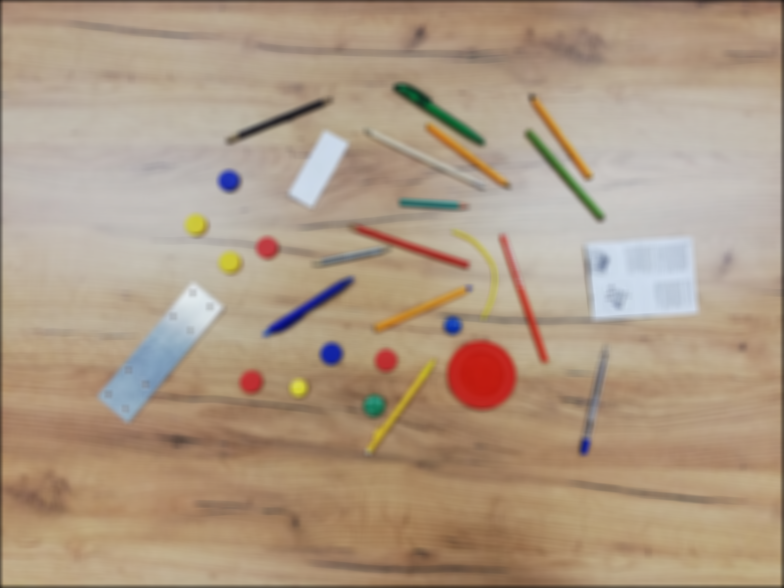
%> input picture lab4/prepared/imgBlurRGBSmall.png, 784 x 588 px
$ octave prepareImage.m   (GNU Octave 9; MATLAB toolbox functions it lacks are replaced by stand-ins)
%> lines starting %> are read from the running program, lines starting %| are printed output that depends on the picture; in (x1, y1, x2, y2) boxes, pixels count from 0 and x2, y2 are one past the last pixel; in counts of white or black regions, pixels touching at a corner belong together; the program's own positions count from 1
%> further down, imgRGB is the input picture: size 588x784x3 uint8; mean R, G, B 173.9, 153.3, 131.9
### lab4/objectsRecognition/createMask.m
function [BW,maskedRGBImage] = createMask(RGB)
%createMask  Threshold RGB image using auto-generated code from colorThresholder app.
%  [BW,MASKEDRGBIMAGE] = createMask(RGB) thresholds image RGB using
%  auto-generated code from the colorThresholder app. The colorspace and
%  range for each channel of the colorspace were set within the app. The
%  segmentation mask is returned in BW, and a composite of the mask and
%  original RGB images is returned in maskedRGBImage.

% Auto-generated by colorThresholder app on 03-Jun-2019
%------------------------------------------------------


% Convert RGB image to chosen color space
I = rgb2hsv(RGB);
%> I: size 588x784x3 double; mean H, S, V 0.112, 0.265, 0.689

% Define thresholds for channel 1 based on histogram settings
channel1Min = 0.045;
channel1Max = 0.126;

% Define thresholds for channel 2 based on histogram settings
channel2Min = 0.000;
channel2Max = 0.500;

% Define thresholds for channel 3 based on histogram settings
channel3Min = 0.000;
channel3Max = 1.000;

% Create mask based on chosen histogram thresholds
sliderBW = (I(:,:,1) >= channel1Min ) & (I(:,:,1) <= channel1Max) & ...
    (I(:,:,2) >= channel2Min ) & (I(:,:,2) <= channel2Max) & ...
    (I(:,:,3) >= channel3Min ) & (I(:,:,3) <= channel3Max);
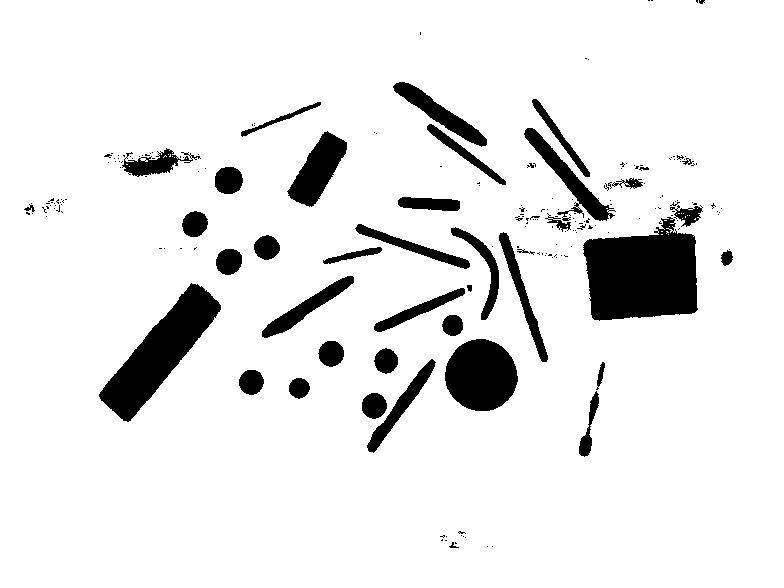
%> sliderBW: size 588x784 logical; 90.9% white; 209 black regions (168 under 20 px), largest, box (x1, y1, x2, y2) and area: (583, 217, 698, 321) 8948, (99, 283, 221, 422) 6211, (445, 339, 518, 411) 4062
BW = sliderBW;

% Invert mask
BW = ~BW;

% Initialize output masked image based on input image.
maskedRGBImage = RGB;

% Set background pixels where BW is false to zero.
maskedRGBImage(repmat(~BW,[1 1 3])) = 0;
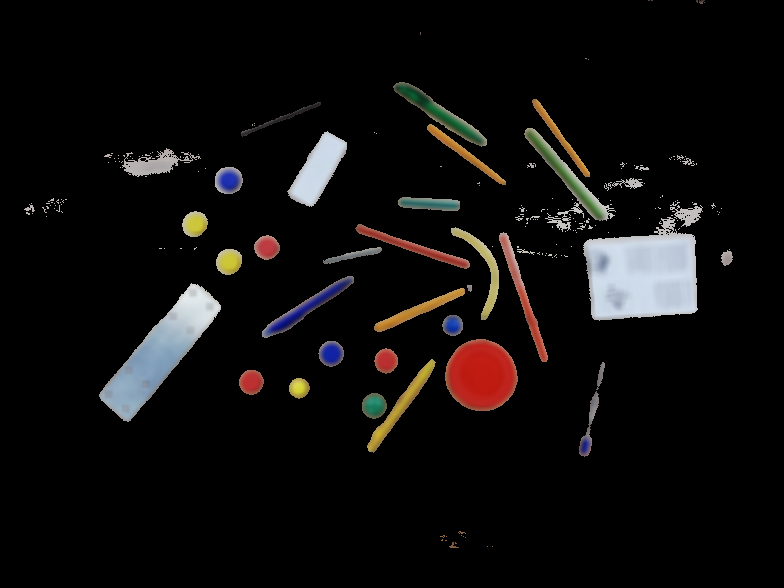
%> maskedRGBImage: size 588x784x3 uint8; mean R, G, B 14.9, 13.3, 12.7

end

### lab4/objectsRecognition/segmentImage.m
function [BW,maskedImage] = segmentImage(RGB,MASK)
%segmentImage Segment image using auto-generated code from imageSegmenter app
%  [BW,MASKEDIMAGE] = segmentImage(RGB,MASK) segments image RGB using
%  auto-generated code from the imageSegmenter app. The final segmentation
%  is returned in BW, and a masked image is returned in MASKEDIMAGE.

% Auto-generated by imageSegmenter app on 04-Jun-2019
%----------------------------------------------------


% Convert RGB image into L*a*b* color space.
X = rgb2lab(RGB);
%> X: size 588x784x3 double; mean of channels 1, 2, 3 5.7, 0.7, 0.7

% Create empty mask.
BW = false(size(X,1),size(X,2));

% Load Mask
BW = MASK;

% Flood fill
row = 166;
column = 146;
tolerance = 5.000000e-02;
normX = sum((X - X(row,column,:)).^2,3);
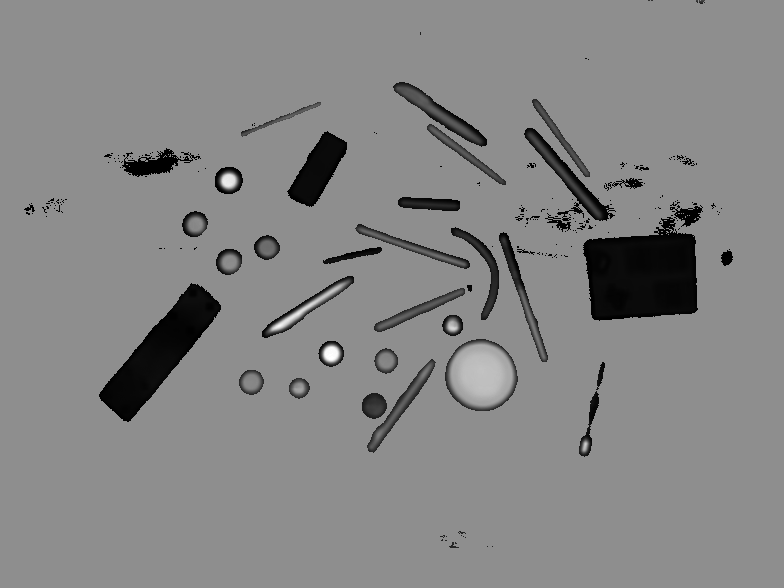
%> normX: size 588x784 double; min 0, max 8810.2, mean 4615.2; drawn with min black and max white
normX = mat2gray(normX);
addedRegion = grayconnected(normX, row, column, tolerance);
%> addedRegion: size 588x784 logical; 0.2% white; 1 white region, box (x1, y1, x2, y2) and area: (122, 148, 201, 177) 925
BW = BW | addedRegion;

% Invert mask
BW = imcomplement(BW);

% Flood fill
row = 167;
column = 143;
tolerance = 5.000000e-02;
normX = sum((X - X(row,column,:)).^2,3);
normX = mat2gray(normX);
addedRegion = grayconnected(normX, row, column, tolerance);
BW = BW | addedRegion;

% Flood fill
row = 215;
column = 696;
tolerance = 5.000000e-02;
normX = sum((X - X(row,column,:)).^2,3);
normX = mat2gray(normX);
addedRegion = grayconnected(normX, row, column, tolerance);
%> addedRegion: size 588x784 logical; 0.07% white; 1 white region, box (x1, y1, x2, y2) and area: (670, 205, 703, 227) 340
BW = BW | addedRegion;

% Flood fill
row = 182;
column = 637;
tolerance = 5.000000e-02;
normX = sum((X - X(row,column,:)).^2,3);
normX = mat2gray(normX);
addedRegion = grayconnected(normX, row, column, tolerance);
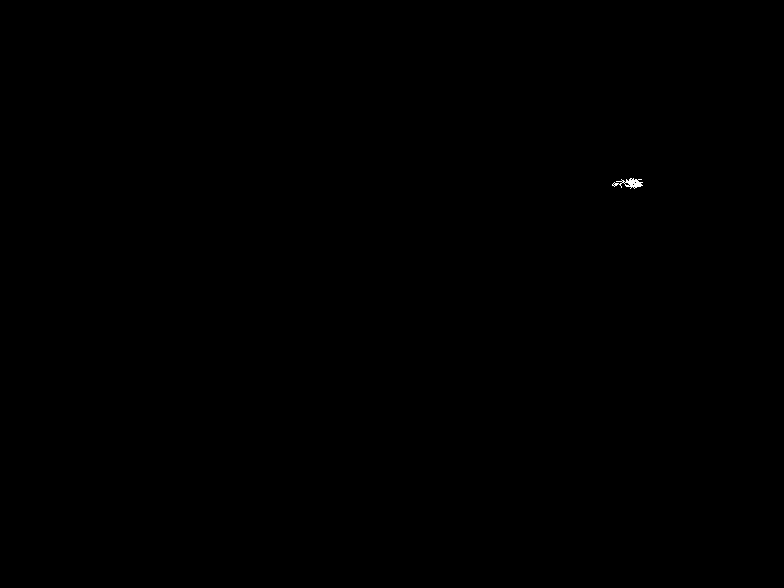
%> addedRegion: size 588x784 logical; 0.03% white; 1 white region, box (x1, y1, x2, y2) and area: (612, 178, 643, 189) 156
BW = BW | addedRegion;

% Flood fill
row = 258;
column = 731;
tolerance = 5.000000e-02;
normX = sum((X - X(row,column,:)).^2,3);
normX = mat2gray(normX);
addedRegion = grayconnected(normX, row, column, tolerance);
%> addedRegion: size 588x784 logical; 0.03% white; 1 white region, box (x1, y1, x2, y2) and area: (721, 250, 733, 266) 134
BW = BW | addedRegion;

% Flood fill
row = 209;
column = 30;
tolerance = 5.000000e-02;
normX = sum((X - X(row,column,:)).^2,3);
normX = mat2gray(normX);
addedRegion = grayconnected(normX, row, column, tolerance);
%> addedRegion: size 588x784 logical; 0.01% white in thin lines or dots, all inside (x1, y1, x2, y2) = (24, 204, 35, 212)
BW = BW | addedRegion;

% Flood fill
row = 226;
column = 564;
tolerance = 5.000000e-02;
normX = sum((X - X(row,column,:)).^2,3);
normX = mat2gray(normX);
addedRegion = grayconnected(normX, row, column, tolerance);
%> addedRegion: size 588x784 logical; 0.03% white; 1 white region, box (x1, y1, x2, y2) and area: (545, 213, 571, 232) 142
BW = BW | addedRegion;

% Flood fill
row = 211;
column = 578;
tolerance = 5.000000e-02;
normX = sum((X - X(row,column,:)).^2,3);
normX = mat2gray(normX);
addedRegion = grayconnected(normX, row, column, tolerance);
%> addedRegion: size 588x784 logical; 0.04% white in thin lines or dots, all inside (x1, y1, x2, y2) = (557, 187, 596, 221)
BW = BW | addedRegion;

% Flood fill
row = 232;
column = 665;
tolerance = 1.000000e-02;
normX = sum((X - X(row,column,:)).^2,3);
normX = mat2gray(normX);
addedRegion = grayconnected(normX, row, column, tolerance);
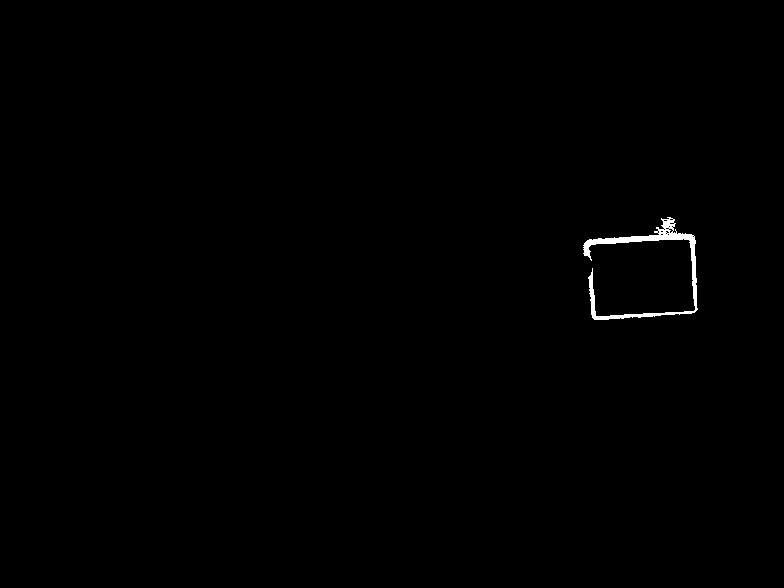
%> addedRegion: size 588x784 logical; 0.38% white; 1 white region, box (x1, y1, x2, y2) and area: (583, 217, 698, 320) 1731
BW = BW | addedRegion;
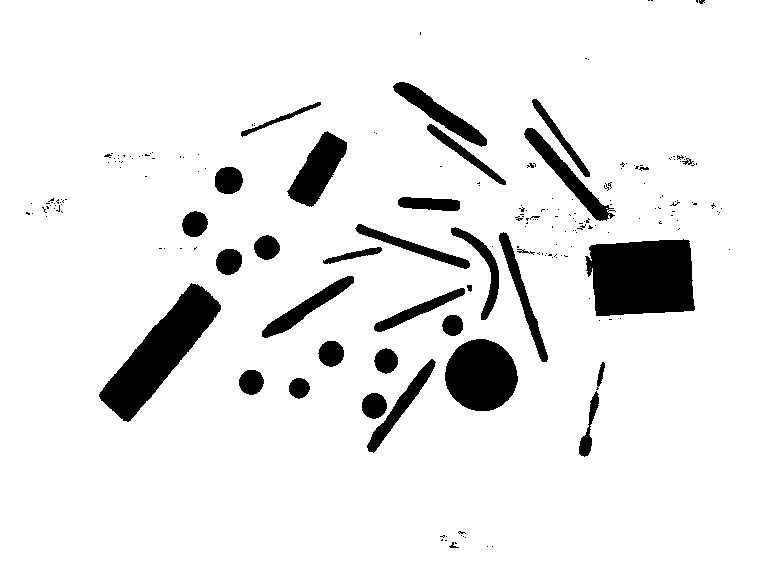
%> BW: size 588x784 logical; 91.7% white; 207 black regions (172 under 20 px), largest, box (x1, y1, x2, y2) and area: (585, 239, 695, 316) 7211, (99, 283, 221, 422) 6211, (445, 339, 518, 411) 4062

% Invert mask
BW = imcomplement(BW);

% Invert mask
BW = imcomplement(BW);

% Local graph cut
xPos = [18.0897 178.9103 178.9103 18.0897 ];
yPos = [93.4744 93.4744 229.1667 229.1667 ];
m = size(BW, 1);
%> m = 588
n = size(BW, 2);
%> n = 784
ROI = poly2mask(xPos,yPos,m,n);
foregroundInd = [];
backgroundInd = [];
L = superpixels(X,2405,'IsInputLab',true);
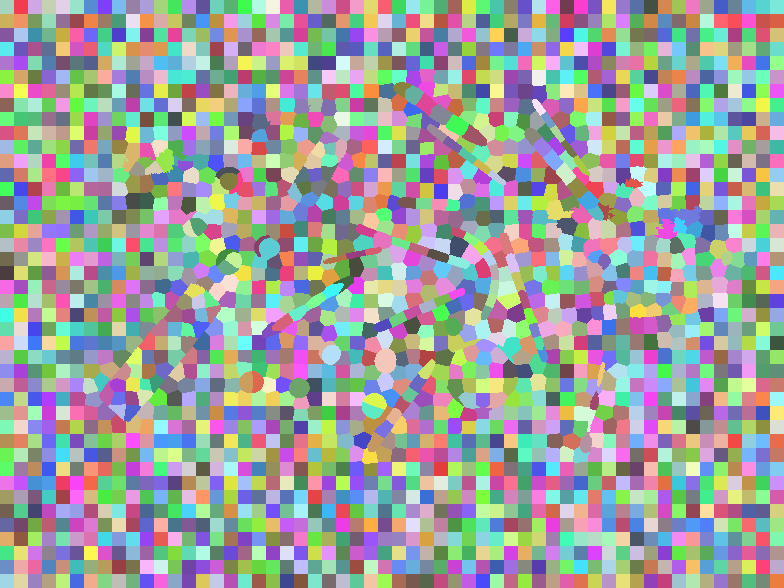
%> L: size 588x784 double; 2338 distinct labels, from 1 to 2338; one colour per label, 0 black

% Convert L*a*b* range to [0 1]
scaledX = prepLab(X);
BW = BW | grabcut(scaledX,L,ROI,foregroundInd,backgroundInd);

% Local graph cut
xPos = [157.8026 213.0846 213.0846 157.8026 ];
yPos = [125.6385 125.6385 187.9564 187.9564 ];
m = size(BW, 1);
n = size(BW, 2);
ROI = poly2mask(xPos,yPos,m,n);
foregroundInd = [];
backgroundInd = [];
L = superpixels(X,2405,'IsInputLab',true);

% Convert L*a*b* range to [0 1]
scaledX = prepLab(X);
BW = BW | grabcut(scaledX,L,ROI,foregroundInd,backgroundInd);

% Local graph cut
xPos = [0.5000 67.3410 67.3410 0.5000 ];
yPos = [185.9462 185.9462 238.2128 238.2128 ];
m = size(BW, 1);
n = size(BW, 2);
ROI = poly2mask(xPos,yPos,m,n);
foregroundInd = [];
backgroundInd = [];
L = superpixels(X,2405,'IsInputLab',true);

% Convert L*a*b* range to [0 1]
scaledX = prepLab(X);
BW = BW | grabcut(scaledX,L,ROI,foregroundInd,backgroundInd);

% Local graph cut
xPos = [416.1205 525.6795 525.6795 416.1205 ];
yPos = [519.6487 519.6487 574.9308 574.9308 ];
m = size(BW, 1);
n = size(BW, 2);
ROI = poly2mask(xPos,yPos,m,n);
foregroundInd = [];
backgroundInd = [];
L = superpixels(X,2405,'IsInputLab',true);

% Convert L*a*b* range to [0 1]
scaledX = prepLab(X);
BW = BW | grabcut(scaledX,L,ROI,foregroundInd,backgroundInd);

% Local graph cut
xPos = [441.2487 493.5154 493.5154 441.2487 ];
yPos = [488.4897 488.4897 564.8795 564.8795 ];
m = size(BW, 1);
n = size(BW, 2);
ROI = poly2mask(xPos,yPos,m,n);
foregroundInd = [];
backgroundInd = [];
L = superpixels(X,2405,'IsInputLab',true);

% Convert L*a*b* range to [0 1]
scaledX = prepLab(X);
BW = BW | grabcut(scaledX,L,ROI,foregroundInd,backgroundInd);

% Local graph cut
xPos = [622.1718 784.5000 784.5000 622.1718 ];
yPos = [0.5000 0.5000 239.2179 239.2179 ];
m = size(BW, 1);
n = size(BW, 2);
ROI = poly2mask(xPos,yPos,m,n);
foregroundInd = [];
backgroundInd = [];
L = superpixels(X,2405,'IsInputLab',true);

% Convert L*a*b* range to [0 1]
scaledX = prepLab(X);
BW = BW | grabcut(scaledX,L,ROI,foregroundInd,backgroundInd);

% Local graph cut
xPos = [529.7000 592.0179 592.0179 529.7000 ];
yPos = [215.0949 215.0949 293.4949 293.4949 ];
m = size(BW, 1);
n = size(BW, 2);
ROI = poly2mask(xPos,yPos,m,n);
foregroundInd = [];
backgroundInd = [];
L = superpixels(X,2405,'IsInputLab',true);

% Convert L*a*b* range to [0 1]
scaledX = prepLab(X);
BW = BW | grabcut(scaledX,L,ROI,foregroundInd,backgroundInd);

% Local graph cut
xPos = [502.5615 574.9308 574.9308 502.5615 ];
yPos = [195.9974 195.9974 228.1615 228.1615 ];
m = size(BW, 1);
n = size(BW, 2);
ROI = poly2mask(xPos,yPos,m,n);
foregroundInd = [];
backgroundInd = [];
L = superpixels(X,2405,'IsInputLab',true);

% Convert L*a*b* range to [0 1]
scaledX = prepLab(X);
BW = BW | grabcut(scaledX,L,ROI,foregroundInd,backgroundInd);

% Local graph cut
xPos = [520.6538 564.8795 564.8795 520.6538 ];
yPos = [195.9974 195.9974 266.3564 266.3564 ];
m = size(BW, 1);
n = size(BW, 2);
ROI = poly2mask(xPos,yPos,m,n);
foregroundInd = [309499 310690 313657 315386 317775 ];
backgroundInd = 321873 ;
L = superpixels(X,2405,'IsInputLab',true);

% Convert L*a*b* range to [0 1]
scaledX = prepLab(X);
BW = BW | grabcut(scaledX,L,ROI,foregroundInd,backgroundInd);

% Local graph cut
xPos = [603.0744 658.3564 658.3564 603.0744 ];
yPos = [147.7513 147.7513 198.0077 198.0077 ];
m = size(BW, 1);
n = size(BW, 2);
ROI = poly2mask(xPos,yPos,m,n);
foregroundInd = [];
backgroundInd = [];
L = superpixels(X,2405,'IsInputLab',true);

% Convert L*a*b* range to [0 1]
scaledX = prepLab(X);
BW = BW | grabcut(scaledX,L,ROI,foregroundInd,backgroundInd);

% Local graph cut
xPos = [124.6333 211.0744 211.0744 124.6333 ];
yPos = [244.2436 244.2436 282.4385 282.4385 ];
m = size(BW, 1);
n = size(BW, 2);
ROI = poly2mask(xPos,yPos,m,n);
foregroundInd = [94328 94329 97854 100793 101381 102557 104321 107261 110203 112555 116671 117260 119612 120788 ];
backgroundInd = 85522 ;
L = superpixels(X,2405,'IsInputLab',true);

% Convert L*a*b* range to [0 1]
scaledX = prepLab(X);
BW = BW | grabcut(scaledX,L,ROI,foregroundInd,backgroundInd);

% Local graph cut
xPos = [509.5974 556.8385 556.8385 509.5974 ];
yPos = [202.0282 202.0282 236.2026 236.2026 ];
m = size(BW, 1);
n = size(BW, 2);
ROI = poly2mask(xPos,yPos,m,n);
foregroundInd = [304208 304213 304216 304218 304806 305394 305987 305988 306575 306576 307143 307144 307731 307745 307748 308320 308325 308334 308337 308911 308921 310103 310104 310676 311272 311859 312445 313623 314211 316567 317151 317155 317741 317742 317743 ];
backgroundInd = [323021 323609 ];
L = superpixels(X,2405,'IsInputLab',true);

% Convert L*a*b* range to [0 1]
scaledX = prepLab(X);
BW = BW | grabcut(scaledX,L,ROI,foregroundInd,backgroundInd);

% Invert mask
BW = imcomplement(BW);

% Local graph cut
xPos = [557.8436 639.2590 639.2590 557.8436 ];
yPos = [350.7872 350.7872 464.3667 464.3667 ];
m = size(BW, 1);
n = size(BW, 2);
ROI = poly2mask(xPos,yPos,m,n);
foregroundInd = [345007 345008 345009 345012 345013 345594 345595 346181 346764 346766 347346 347347 347349 348519 349103 349104 349105 349687 349689 350271 350273 350855 350856 351438 351440 352020 352023 352024 353190 353191 353193 353195 353765 353767 353768 353770 353771 353774 353776 354351 354352 354933 354935 354936 354938 355519 355520 356103 356105 ];
backgroundInd = [333251 333256 335009 336180 337940 338479 338524 339696 339697 352648 353242 354407 356751 356755 357339 357926 359066 359068 359069 359072 359653 359662 360253 361414 361415 362027 362589 362638 363181 363763 363768 363769 364350 364363 364364 364940 364941 364943 365520 365537 366104 366115 366116 366121 366123 ];
L = superpixels(X,2405,'IsInputLab',true);

% Convert L*a*b* range to [0 1]
scaledX = prepLab(X);
BW = BW | grabcut(scaledX,L,ROI,foregroundInd,backgroundInd);

% Local graph cut
xPos = [561.8641 638.2538 638.2538 561.8641 ];
yPos = [358.8282 358.8282 469.3923 469.3923 ];
m = size(BW, 1);
n = size(BW, 2);
ROI = poly2mask(xPos,yPos,m,n);
foregroundInd = [345578 345580 345587 345590 346750 347334 347916 347919 348503 349088 350847 351433 352603 352606 353777 354361 354947 355531 355532 356704 357281 357282 357283 357284 357287 357290 ];
backgroundInd = [337348 343772 360248 361428 364342 364347 365542 365579 368464 ];
L = superpixels(X,2313,'IsInputLab',true);

% Convert L*a*b* range to [0 1]
scaledX = prepLab(X);
BW = BW | grabcut(scaledX,L,ROI,foregroundInd,backgroundInd);

% Erode mask with disk
radius = 2;
decomposition = 8;
se = strel('disk', radius, decomposition);
BW = imerode(BW, se);

% Flood fill
row = 410;
column = 596;
tolerance = 5.000000e-02;
normX = sum((X - X(row,column,:)).^2,3);
normX = mat2gray(normX);
addedRegion = grayconnected(normX, row, column, tolerance);
BW = BW | addedRegion;

% Flood fill
row = 377;
column = 601;
tolerance = 5.000000e-02;
normX = sum((X - X(row,column,:)).^2,3);
normX = mat2gray(normX);
addedRegion = grayconnected(normX, row, column, tolerance);
BW = BW | addedRegion;

% Flood fill
row = 382;
column = 598;
tolerance = 2.600000e-01;
normX = sum((X - X(row,column,:)).^2,3);
normX = mat2gray(normX);
addedRegion = grayconnected(normX, row, column, tolerance);
BW = BW | addedRegion;

% Flood fill
row = 132;
column = 247;
tolerance = 7.000000e-02;
normX = sum((X - X(row,column,:)).^2,3);
normX = mat2gray(normX);
addedRegion = grayconnected(normX, row, column, tolerance);
BW = BW | addedRegion;

% Invert mask
BW = imcomplement(BW);

% Flood fill
row = 216;
column = 613;
tolerance = 5.000000e-02;
normX = sum((X - X(row,column,:)).^2,3);
normX = mat2gray(normX);
addedRegion = grayconnected(normX, row, column, tolerance);
BW = BW | addedRegion;

% Flood fill
row = 290;
column = 472;
tolerance = 5.000000e-02;
normX = sum((X - X(row,column,:)).^2,3);
normX = mat2gray(normX);
addedRegion = grayconnected(normX, row, column, tolerance);
BW = BW | addedRegion;

% Invert mask
BW = imcomplement(BW);

% Dilate mask with disk
radius = 3;
decomposition = 8;
se = strel('disk', radius, decomposition);
BW = imdilate(BW, se);

% Create masked image.
maskedImage = RGB;
maskedImage(repmat(~BW,[1 1 3])) = 0;
end

function out = prepLab(in)

% Convert L*a*b* image to range [0,1]
out = in;
out(:,:,1)   = in(:,:,1) / 100;  % L range is [0 100].
%> out: size 588x784x3 double; mean of channels 1, 2, 3 0.1, 0.7, 0.7
out(:,:,2:3) = (in(:,:,2:3) + 100) / 200;  % a* and b* range is [-100,100].
%> out: size 588x784x3 double; mean of channels 1, 2, 3 0.0572, 0.504, 0.504
%> the run ends on the next line

end

### lab4/objectsRecognition/prepareImage.m

imageName = '../prepared/imgBlurRGBSmall.png';

imgRGB = imread(imageName); % read

disp('create mask')
[BW,maskedRGBImage] = createMask(imgRGB);

disp('segment image')
[BW,maskedRGBImage] = segmentImage(maskedRGBImage,BW);
